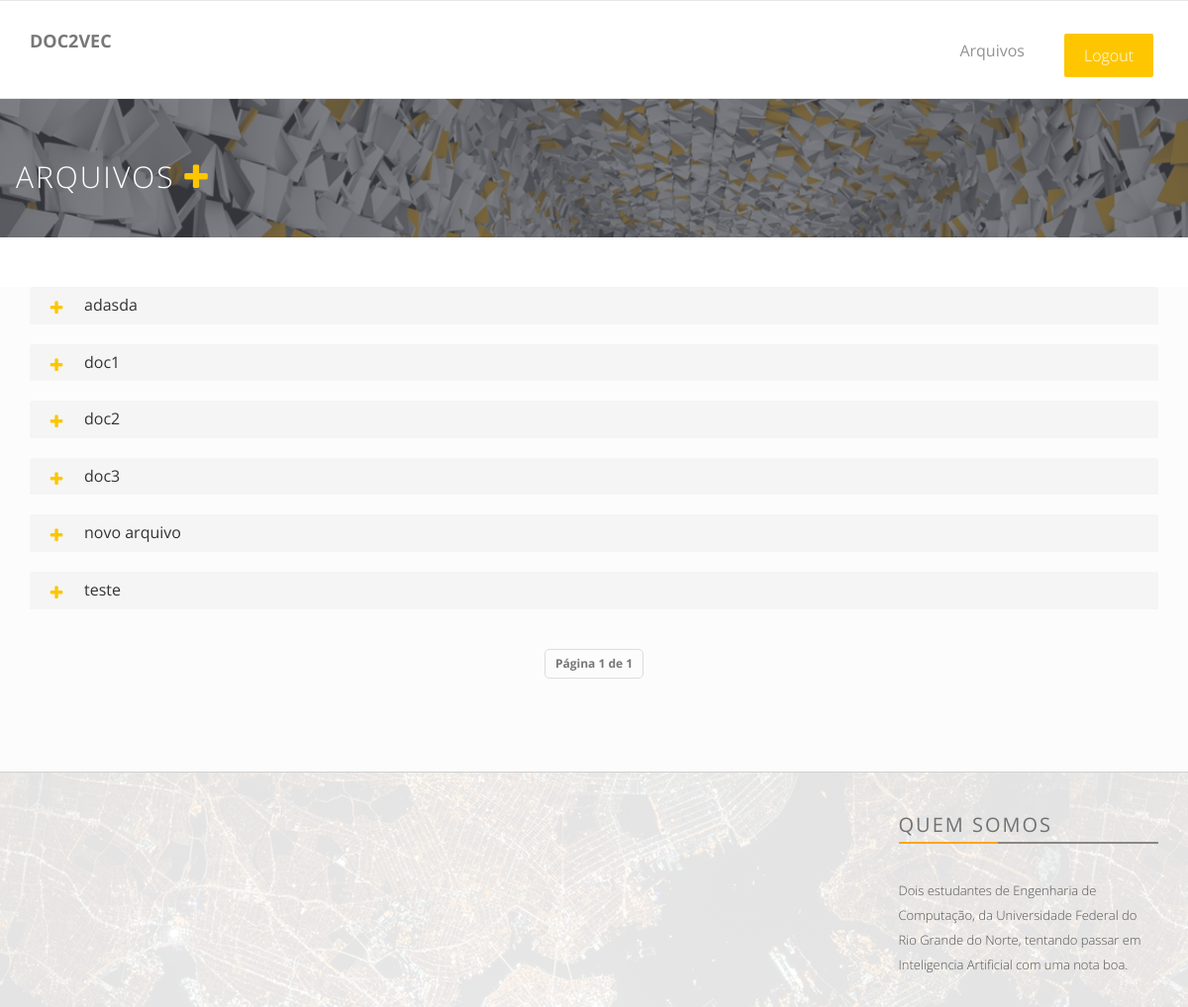
The page /arquivos/ (signed in) on the database as committed earlier.
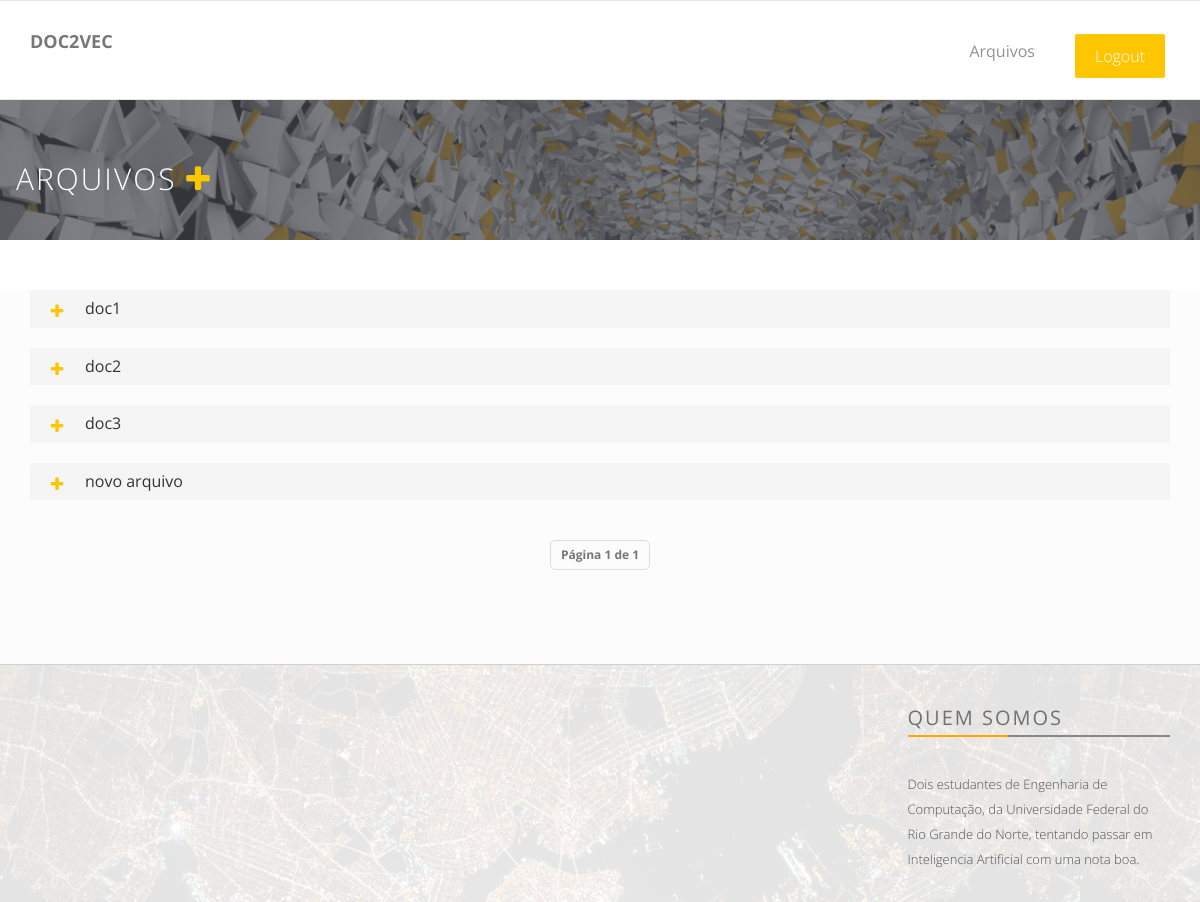
The same page on the database as committed later.
### website/models.py (models this page shows, shortened)
class Document(models.Model):
    user = models.ForeignKey(User, on_delete=models.CASCADE)
    title = models.CharField("Título", max_length=200, validators=[min_length, deny_href])
    doc = models.FileField("Documento", upload_to=url_docs, validators=[validate_file_extension])
    date = models.DateTimeField("Data", editable=False, default=timezone.now)

### website/views/doc_views.py (the view, shortened to what this page needs)
# urls.py: url(r'^arquivos/$', DocumentView.as_view(), name='doc_view'),
@method_decorator(login_required, name='dispatch')
class DocumentView(View):
    def get(self, request, *args, **kwargs):
        view = DocumentList.as_view()
        return view(request, *args, **kwargs)

### website/views/doc_views.py (called while the page is built)
    def get_context_data(self, **kwargs):
        context = super(DocumentList, self).get_context_data(**kwargs)
        context['doc_form'] = self.doc_form
        context['doc_error'] = self.request.session.pop('doc_error', None)
        return context

### website/templates/website/docs/docs.html (shortened to what this page needs)
{% extends "website/base.html" %}
{% block content %}
{% load static %}
        <link rel="stylesheet" href="{% static 'css/docs.css' %}">
        <div class="page-head">
           <div class="container">
               <div class="row">
                   <div class="page-head-content">
                       <h1 class="page-title">Arquivos <a id="add-doc-btn" href="#new-doc" ><span class="fa fa-plus"></span></a></h1>
                   </div>
               </div>
           </div>
       </div>
       <div class="content-area recent-property" style="background-color: #FCFCFC; padding-bottom: 55px;">
           <div class="container">
               <div class="row row-feat">
                   <div class="col-md-12 feat-list">
                         {% for doc in documents %}
                           <div class="panel-group">
                               <div class="panel panel-default">
                                   <div class="panel-heading">
                                        <h4 class="panel-title fqa-title" data-toggle="collapse" data-target="#doc{{doc.pk}}" >
                                           {{doc.title}}
                                        </h4>
                                   </div>
                               </div>
                           </div>
                          {% endfor %}
                   </div>
               </div>
                <div class="col-md-12 text-center">
                 <ul class="pagination pagination-sm">
                   <li class="page-item disabled" >
                     <a class="page-link" style="cursor:default;">
                       Página {{ page_obj.number }} de {{ page_obj.paginator.num_pages }}
                     </a>
                   </li>
                 </ul>
               </div>
           </div>
       </div>
{% endblock %}

Rows that differ between the two databases and show on the page:
removed Document: title "adasda"
removed Document: title "teste"
